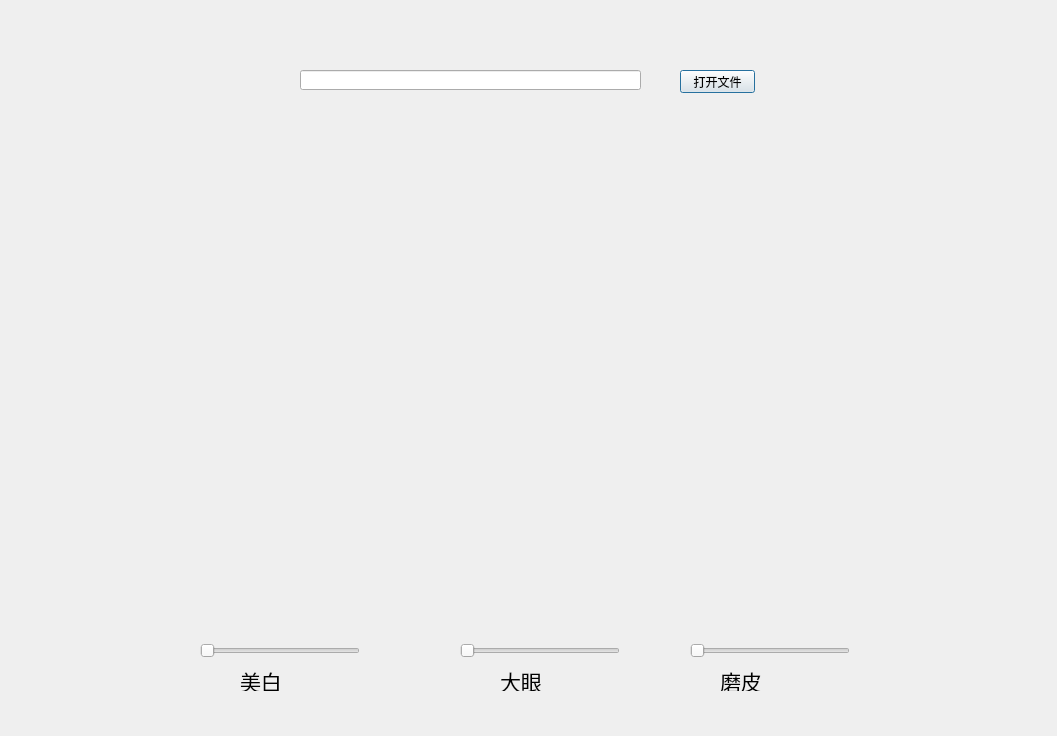
<?xml version="1.0" encoding="UTF-8"?>
<ui version="4.0">
 <class>Dialog</class>
 <widget class="QDialog" name="Dialog">
  <property name="geometry">
   <rect>
    <x>0</x>
    <y>0</y>
    <width>1057</width>
    <height>736</height>
   </rect>
  </property>
  <property name="windowTitle">
   <string>Dialog</string>
  </property>
  <widget class="QSlider" name="meibai">
   <property name="geometry">
    <rect>
     <x>200</x>
     <y>640</y>
     <width>160</width>
     <height>22</height>
    </rect>
   </property>
   <property name="minimum">
    <number>0</number>
   </property>
   <property name="maximum">
    <number>200</number>
   </property>
   <property name="pageStep">
    <number>2</number>
   </property>
   <property name="orientation">
    <enum>Qt::Horizontal</enum>
   </property>
  </widget>
  <widget class="QSlider" name="dayan">
   <property name="geometry">
    <rect>
     <x>460</x>
     <y>640</y>
     <width>160</width>
     <height>22</height>
    </rect>
   </property>
   <property name="minimum">
    <number>100</number>
   </property>
   <property name="maximum">
    <number>150</number>
   </property>
   <property name="orientation">
    <enum>Qt::Horizontal</enum>
   </property>
  </widget>
  <widget class="QSlider" name="mopi">
   <property name="geometry">
    <rect>
     <x>690</x>
     <y>640</y>
     <width>160</width>
     <height>22</height>
    </rect>
   </property>
   <property name="minimum">
    <number>10</number>
   </property>
   <property name="maximum">
    <number>300</number>
   </property>
   <property name="singleStep">
    <number>2</number>
   </property>
   <property name="orientation">
    <enum>Qt::Horizontal</enum>
   </property>
  </widget>
  <widget class="QPushButton" name="pushButton">
   <property name="geometry">
    <rect>
     <x>680</x>
     <y>70</y>
     <width>75</width>
     <height>23</height>
    </rect>
   </property>
   <property name="text">
    <string>打开文件</string>
   </property>
  </widget>
  <widget class="QLineEdit" name="lineEdit">
   <property name="geometry">
    <rect>
     <x>300</x>
     <y>70</y>
     <width>341</width>
     <height>20</height>
    </rect>
   </property>
  </widget>
  <widget class="QLabel" name="label">
   <property name="geometry">
    <rect>
     <x>290</x>
     <y>140</y>
     <width>421</width>
     <height>381</height>
    </rect>
   </property>
   <property name="text">
    <string/>
   </property>
  </widget>
  <widget class="QLabel" name="label_2">
   <property name="geometry">
    <rect>
     <x>240</x>
     <y>670</y>
     <width>71</width>
     <height>21</height>
    </rect>
   </property>
   <property name="font">
    <font>
     <pointsize>16</pointsize>
    </font>
   </property>
   <property name="text">
    <string>美白</string>
   </property>
  </widget>
  <widget class="QLabel" name="label_3">
   <property name="geometry">
    <rect>
     <x>500</x>
     <y>670</y>
     <width>71</width>
     <height>21</height>
    </rect>
   </property>
   <property name="font">
    <font>
     <pointsize>16</pointsize>
    </font>
   </property>
   <property name="text">
    <string>大眼</string>
   </property>
  </widget>
  <widget class="QLabel" name="label_4">
   <property name="geometry">
    <rect>
     <x>720</x>
     <y>670</y>
     <width>71</width>
     <height>21</height>
    </rect>
   </property>
   <property name="font">
    <font>
     <pointsize>16</pointsize>
    </font>
   </property>
   <property name="text">
    <string>磨皮</string>
   </property>
  </widget>
 </widget>
 <resources/>
 <connections/>
</ui>
